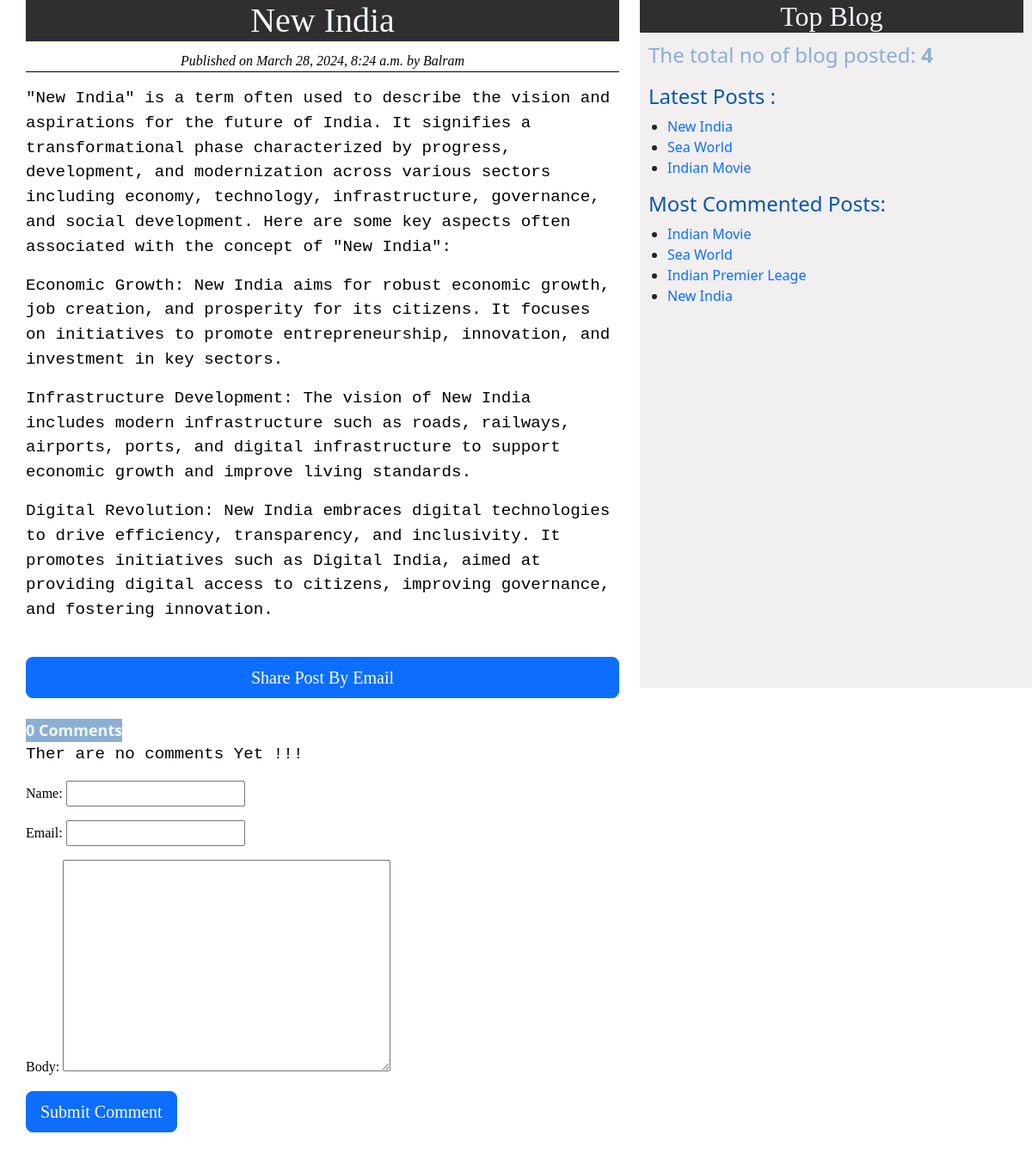
Screenshot of /2024/03/28/new-india/ with the database file from the repository.
### blog/models.py (models this page shows, shortened)
class Post(models.Model):
    STATUS_CHOICES = (('draft', 'Draft'),('published', 'Published'))
    title = models.CharField(max_length = 256)
    slug = models.SlugField(max_length = 264, unique_for_date = 'publish')
    author = models.ForeignKey(User, related_name = 'blog_posts', on_delete=models.CASCADE)
    body = models.TextField()
    publish = models.DateTimeField(default = timezone.now)
    created = models.DateTimeField(auto_now_add = True)
    updated = models.DateTimeField(auto_now = True)
    status = models.CharField(max_length = 10, choices = STATUS_CHOICES, default = 'draft')
    objects=CustomManager()
    tag = TaggableManager()
    class Meta:
        ordering = ('-publish',)
    def get_absolute_url(self):
        return reverse('post_detail',
                        args=[self.publish.year,
                        self.publish.strftime('%m'),
                        self.publish.strftime('%d'),
                        self.slug])

### blog/views.py (the view)
# urls.py: path('<int:year>/<int:month>/<int:day>/<slug:slug2>/', views.post_detail_view, name='post_detail'),
def post_detail_view(request, year, month, day, slug2):
    post_object=get_object_or_404(Post, slug=slug2,
                           status='published',
                           publish__year=year,
                           publish__month=month,
                           publish__day=day,
                           )
    comments = post_object.comments.filter(active=True)
    csubmit = False
    if request.method == 'POST':
        form = CommentForm(request.POST)
        if form.is_valid():
            new_comment = form.save(commit = False)
            new_comment.post = post_object
            new_comment.save()
            csubmit = True
    else:
        form = CommentForm()
    return render(request, 'blog/post_detail.html', {'post':post_object, 'form':form, 'csubmit':csubmit, 'comments':comments})

### blog/forms.py
class CommentForm(forms.ModelForm):
    class Meta:
        model=Comment
        fields = ('name', 'email', 'body')

### blog/models.py (called while the page is built)
    def get_queryset(self):
        return super().get_queryset().filter(status='published')

### blog/templatetags/blog_tags.py (called while the page is built)
@register.simple_tag
def total_posts():
    return Post.objects.count()

@register.inclusion_tag('blog/latest_post.html')
def show_latest_posts():
    latest_posts=Post.objects.order_by('-publish')[:3]
    return {'latest_posts':latest_posts}

@register.simple_tag
def get_most_commented_posts(count=5):
    return Post.objects.annotate(total_comments=Count('comments')).order_by('-total_comments')[:count]

### templates/blog/post_detail.html (shortened to what this page needs)
{% extends 'blog/base.html' %}
{% block content %}
    <h1>{{post.title}}</h1>
    <p class="detail">Published on {{post.publish}} by {{post.author | title}}</p>
    <div class="main">{{post.body|linebreaks}}</div><br>
    <a href="/{{post.id}}/share/" class="btn btn-lg btn-primary d-flex align-items-center justify-content-center mb-4">Share Post By Email</a>
    {% with comments.count as comments_count %}
    <div id="cmnt">{{comments_count}} Comment{{comments_count|pluralize}}</div>
    {%endwith%}
   {% if comments %}
   {% for comment in comments %}
        <p class="detail"><span id="head">Comment {{forloop.counter}} : </span>By {{comment.name}} on {{comment.created}}</p>
        <div class="main">{{comment.body|linebreaks}}</div>
    {% endfor %}
   {% else %}
       <p class="main">Ther are no comments Yet !!!</p>
    {% endif %}
    {% if csubmit %}
        <h2>Your comment submitted succesfully!</h2>
    {% else %}
        <form method="POST">
            {{form.as_p}}
            <input type="submit" name="" value="Submit Comment" class="btn btn-lg btn-primary d-flex align-items-center justify-content-center mb-4">
        </form>
    {% endif %}
{% endblock %}

### templates/blog/base.html (shortened to what this page needs)
<!DOCTYPE html>
{% load blog_tags %}
{% load static %}
<html lang="en">
<head>
    <link rel="stylesheet" href="https://cdn.jsdelivr.net/npm/bootstrap@5.3.2/dist/css/bootstrap.min.css">
    <link rel="stylesheet" href="{% static './blog/post.css' %}">
</head>
<body>
    <div class="content">
        {% block content %}
        {% endblock %}
    </div>
    <div class="sidebar">
        <h2>Top Blog</h2>
        <p class="count">The total no of blog posted: <b>{% total_posts %}</b></p>
        <h4>Latest Posts :</h4> {% show_latest_posts %}
        <h4>Most Commented Posts:</h4>
        {% get_most_commented_posts as most_commented_posts %}
        <ul>
            {% for post in most_commented_posts %}
            <li><a href="{{post.get_absolute_url}}">{{post.title}}</a></li>
            {% endfor %}
        </ul>
    </div>
</body>
</html>

### templates/blog/latest_post.html
<ul>
    {% for post in latest_posts %}
    <li><a href="{{post.get_absolute_url}}">{{post.title}}</a></li>
    {% endfor %}
</ul>

### statics/blog/post.css (style rules this page uses)
.content { color:black; width: 60%; float: left; padding: 0 0 0 30px; background-color: white; max-height: 100%; font-family: 'Times New Roman', Times, serif; }
.sidebar { background-color: rgb(241, 239, 239); width: 38%; float: right; height: 100vh; padding-right: 10px; }
h1 { background-color: rgb(48, 46, 46); color: aliceblue; font-family: cursive; text-align: center; border-bottom: 1px solid yellow; margin-bottom: 10px; }
h2 { text-align: center; background-color: rgb(48, 46, 46); font-family: cursive; color: aliceblue; }
a { text-decoration: none; position: relative; }
a::after { content: ''; position: absolute; left: 0; bottom: -2px; width: 100%; height: 2px; background-color: #007bff; visibility: hidden; transform: scaleX(0); transition: all 0.3s ease-in-out; }
.detail { font-style: italic; text-align: center; font-weight: 300; border-bottom: 1px solid black; }
.main { font-family: 'Courier New', Courier, monospace; font-size: larger; font-weight:500 }
.count { font-size: x-large; color: #8aafd6; padding-left: 10px; }
h4 { color: #0957aa; padding-left: 10px; }
#cmnt { background-color: #8bafd4; color: aliceblue; width: fit-content; font-weight: bold; font-size: large; font-family: 'Segoe UI', Tahoma, Geneva, Verdana, sans-serif; }

### rows the page displays
Post: title "New India", publish "March 28, 2024, 8:24 a.m.", author "Balram", body "\"New India\" is a term often used to describe the vision and aspirations for the future of India. It signifies a transformational phase characterized by progress, development, and modernization across various sectors including economy, technology, infrastructure, governance, and social development. Here are some key aspects often associated with the concept of \"New India\": Economic Growth: New India aims for robust economic growth, job creation, and prosperity for its citizens. It focuses on initiatives to promote entrepreneurship, innovation, and investment in key sectors. Infrastructure Development: The vision of New India includes modern infrastructure such as roads, railways, airports,…"
Post: title "Sea World"
Post: title "Indian Movie"
Post: title "Indian Premier Leage"

### other values shown
{{ comments_count }} "0"
